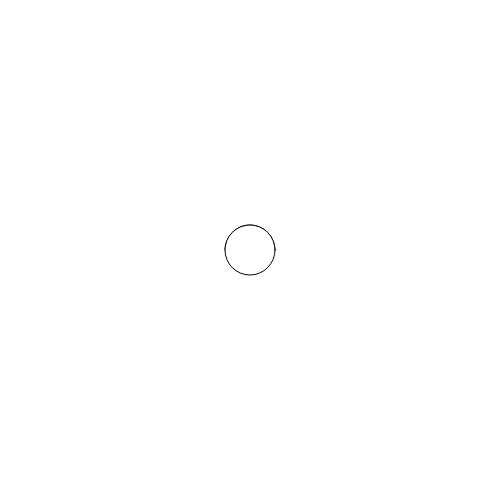
Frame 1 (no input)
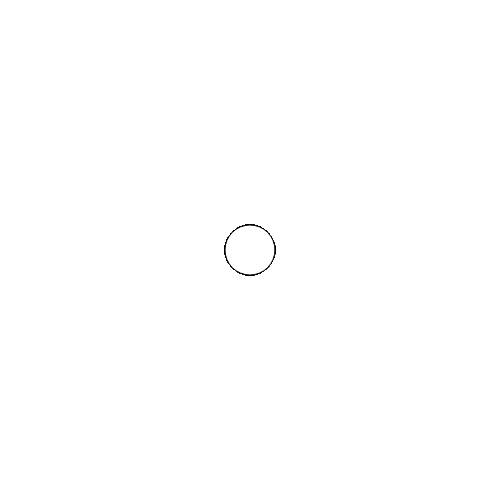
Frame 60 (no input)
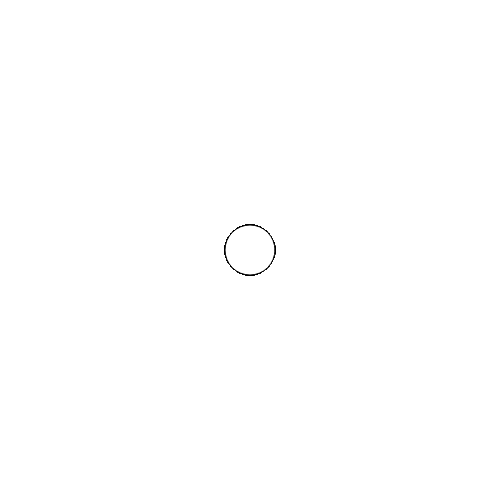
Frame 120 (the mouse pressed at the canvas centre since frame 60)

The p5.js sketch that drew these frames (run headless with seeded random() and noise() and a simulated clock; from frame 60 on, the mouse is pressed at the canvas centre):

// p5.js sketch
// ── sketch.js
function setup(){

  createCanvas(500,500);
}

function draw(){
  arc(width /2, height / 2, 50,50, radians(180), TWO_PI);
  ellipse(width /2 , height / 2, 50, 50                          );
}
